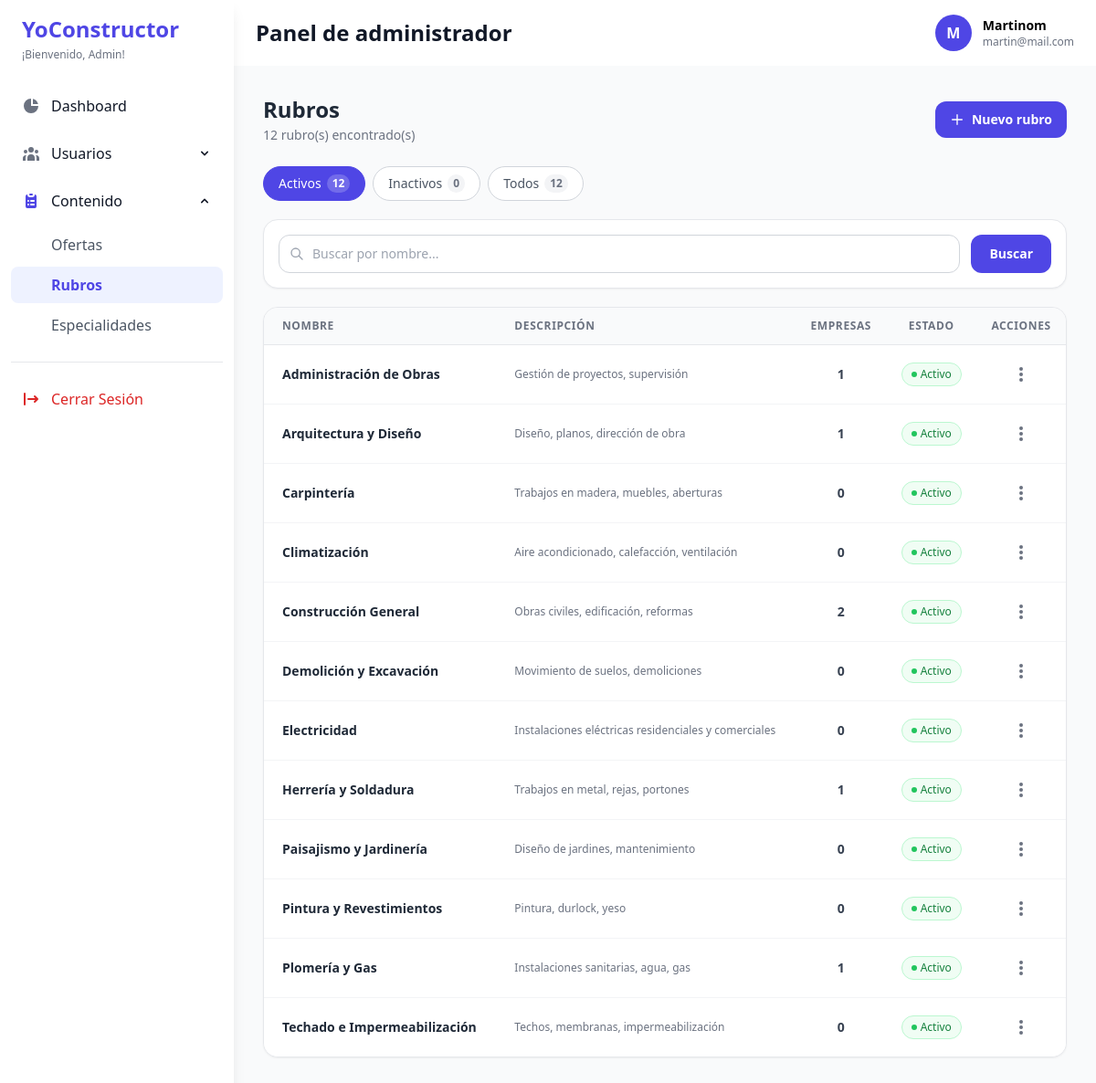
Page /admin-rubros.php (signed in) on the committed database.
### tables this page shows
CREATE TABLE `rubros` (
  `id_rubro` int(11) NOT NULL,
  `nombre` varchar(100) NOT NULL,
  `descripcion` text DEFAULT NULL,
  `icono` varchar(50) DEFAULT NULL COMMENT 'Nombre del icono para UI',
  `estado` tinyint(1) DEFAULT 1,
  `orden` int(11) DEFAULT 0 COMMENT 'Para ordenar en el frontend'
);

### admin-rubros.php (the view, shortened to what this page needs)
<?php
include("conexion.php");
$buscar   = trim($_GET['q']      ?? '');
$estado   = $_GET['estado']      ?? 'activo';
$page_num = max(1, intval($_GET['pag'] ?? 1));
$per_page = 15;
$offset   = ($page_num - 1) * $per_page;
$where = ["1=1"];
if ($estado === 'activo')   $where[] = "estado=1";
$wsql = implode(' AND ', $where);
$total_res   = mysqli_fetch_assoc(mysqli_query($conexion, "SELECT COUNT(*) c FROM rubros WHERE $wsql"))['c'] ?? 0;
$res         = mysqli_query(
    $conexion,
    "SELECT r.*, (SELECT COUNT(*) FROM empresa WHERE id_rubro=r.id_rubro) AS uso
     FROM rubros r WHERE $wsql ORDER BY nombre ASC LIMIT $per_page OFFSET $offset"
);
$cnt_activos   = mysqli_fetch_assoc(mysqli_query($conexion, "SELECT COUNT(*) c FROM rubros WHERE estado=1"))['c'] ?? 0;
$cnt_inactivos = mysqli_fetch_assoc(mysqli_query($conexion, "SELECT COUNT(*) c FROM rubros WHERE estado=0"))['c'] ?? 0;
include("sidebar-admin.php");
?>
<div class="min-h-screen bg-gray-50 p-6 md:p-8">
    <div class="flex flex-col sm:flex-row sm:items-center sm:justify-between gap-3 mb-6">
        <div>
            <h1 class="text-2xl font-bold text-gray-800">Rubros</h1>
            <p class="text-gray-500 text-sm mt-0.5"><?= $total_res ?> rubro(s) encontrado(s)</p>
        </div>
        <button onclick="abrirModalForm('crear')"
            class="inline-flex items-center gap-2 px-4 py-2.5 bg-indigo-600 hover:bg-indigo-700 text-white text-sm font-semibold rounded-xl transition">
            <svg class="w-4 h-4" fill="none" stroke="currentColor" viewBox="0 0 24 24">
                <path stroke-linecap="round" stroke-linejoin="round" stroke-width="2" d="M12 4v16m8-8H4" />
            </svg>
            Nuevo rubro
        </button>
    </div>
    <div class="flex flex-wrap gap-2 mb-5">
        <?php foreach (['activo' => ['Activos', $cnt_activos], 'inactivo' => ['Inactivos', $cnt_inactivos], 'todos' => ['Todos', $cnt_activos + $cnt_inactivos]] as $val => [$label, $cnt]):
            $active = $estado === $val;
            $cls = $active ? 'bg-indigo-600 text-white border-indigo-600' : 'bg-white text-gray-600 border-gray-300 hover:bg-gray-50'; ?>
            <a href="?<?= http_build_query(array_merge($_GET, ['estado' => $val, 'pag' => 1])) ?>"
                class="inline-flex items-center gap-1.5 px-4 py-2 rounded-full border text-sm font-medium transition <?= $cls ?>">
                <?= $label ?>
                <span class="<?= $active ? 'bg-white/20 text-white' : 'bg-gray-100 text-gray-500' ?> text-xs px-1.5 py-0.5 rounded-full font-semibold"><?= $cnt ?></span>
            </a>
        <?php endforeach; ?>
    </div>
    <form method="GET" class="bg-white border border-gray-200 rounded-2xl shadow-sm p-4 mb-5">
        <div class="flex gap-3">
            <div class="relative flex-1">
                <svg class="absolute left-3 top-1/2 -translate-y-1/2 w-4 h-4 text-gray-400" fill="none" stroke="currentColor" viewBox="0 0 24 24">
                    <path stroke-linecap="round" stroke-linejoin="round" stroke-width="2" d="M21 21l-6-6m2-5a7 7 0 11-14 0 7 7 0 0114 0z" />
                </svg>
                <input type="text" name="q" value="<?= htmlspecialchars($buscar) ?>" placeholder="Buscar por nombre..."
                    class="w-full pl-9 pr-3 py-2.5 border border-gray-300 rounded-xl text-sm focus:outline-none focus:ring-2 focus:ring-indigo-500 transition">
            </div>
            <button type="submit" class="px-5 py-2.5 bg-indigo-600 hover:bg-indigo-700 text-white text-sm font-semibold rounded-xl transition">Buscar</button>
        </div>
    </form>
    <div class="bg-white border border-gray-200 rounded-2xl shadow-sm overflow-hidden min-h-[450px] flex flex-col">
    <div class="overflow-x-auto flex-grow">
        <table class="w-full text-sm">
            <thead>
                <tr class="border-b border-gray-200 bg-gray-50">
                    <th class="text-left px-5 py-3 text-xs font-semibold text-gray-500 uppercase tracking-wider">Nombre</th>
                    <th class="text-left px-5 py-3 text-xs font-semibold text-gray-500 uppercase tracking-wider hidden md:table-cell">Descripción</th>
                    <th class="text-center px-4 py-3 text-xs font-semibold text-gray-500 uppercase tracking-wider">Empresas</th>
                    <th class="text-center px-4 py-3 text-xs font-semibold text-gray-500 uppercase tracking-wider">Estado</th>
                    <th class="text-center px-4 py-3 text-xs font-semibold text-gray-500 uppercase tracking-wider">Acciones</th>
                </tr>
            </thead>
            <tbody class="divide-y divide-gray-100 bg-white">
                <?php if (!$res || mysqli_num_rows($res) === 0): ?>
                    <tr>
                        <td colspan="5" class="px-5 py-12 text-center">
                            <p class="text-gray-400 text-sm">No hay rubros<?= $estado === 'inactivo' ? ' inactivos' : ($estado === 'activo' ? ' activos' : '') ?></p>
                            <?php if ($buscar): ?>
                                <a href="?estado=<?= $estado ?>" class="text-xs text-indigo-600 hover:underline mt-2 inline-block font-medium">Limpiar búsqueda</a>
                            <?php endif; ?>
                        </td>
                    </tr>
                <?php else: while ($r = mysqli_fetch_assoc($res)): ?>
                    <tr class="hover:bg-gray-50 transition <?= $r['estado'] ? '' : 'opacity-60 bg-gray-50/50' ?>">
                        <td class="px-5 py-4">
                            <p class="font-semibold text-gray-800"><?= htmlspecialchars($r['nombre']) ?></p>
                        </td>
                        <td class="px-5 py-4 hidden md:table-cell">
                            <p class="text-xs text-gray-500 max-w-xs line-clamp-1">
                                <?= htmlspecialchars($r['descripcion'] ?: 'Sin descripción disponible') ?>
                            </p>
                        </td>
                        <td class="px-4 py-4 text-center font-semibold text-gray-700">
                            <?= $r['uso'] ?>
                        </td>
                        <td class="px-4 py-4 text-center">
                            <?php if ($r['estado']): ?>
                                <span class="inline-flex items-center gap-1 px-2.5 py-1 bg-green-50 text-green-700 border border-green-200 rounded-full text-xs font-medium">
                                    <span class="w-1.5 h-1.5 bg-green-500 rounded-full"></span>Activo
                                </span>
                            <?php else: ?>
                                <span class="inline-flex items-center gap-1 px-2.5 py-1 bg-gray-100 text-gray-500 border border-gray-300 rounded-full text-xs font-medium">
                                    <span class="w-1.5 h-1.5 bg-gray-400 rounded-full"></span>Inactivo
                                </span>
                            <?php endif; ?>
                        </td>
                        <td class="px-4 py-4 text-center">
                            <div class="relative inline-block text-left">
                                <button type="button"
                                    onclick="toggleDropdown(event, 'drop-rubro-<?= $r['id_rubro'] ?>')"
                                    class="flex items-center justify-center w-8 h-8 text-gray-500 rounded-full hover:bg-gray-100 focus:outline-none transition mx-auto">
                                    <svg class="w-5 h-5" fill="currentColor" viewBox="0 0 20 20">
                                        <path d="M10 6a2 2 0 110-4 2 2 0 010 4zM10 12a2 2 0 110-4 2 2 0 010 4zM10 18a2 2 0 110-4 2 2 0 010 4z" />
                                    </svg>
                                </button>
                            </div>
                        </td>
                    </tr>
                <?php endwhile; endif; ?>
            </tbody>
        </table>
    </div>
</div>
</div>
</main>
</div>

### rows in the picture
rubros: nombre "Administración de Obras", descripcion "Gestión de proyectos, supervisión", uso "1", estado 1 (drawn)
rubros: nombre "Arquitectura y Diseño", descripcion "Diseño, planos, dirección de obra", uso "1", estado 1 (drawn)
rubros: nombre "Carpintería", descripcion "Trabajos en madera, muebles, aberturas", uso "0", estado 1 (drawn)
rubros: nombre "Climatización", descripcion "Aire acondicionado, calefacción, ventilación", uso "0", estado 1 (drawn)
rubros: nombre "Construcción General", descripcion "Obras civiles, edificación, reformas", uso "2", estado 1 (drawn)
rubros: nombre "Demolición y Excavación", descripcion "Movimiento de suelos, demoliciones", uso "0", estado 1 (drawn)
rubros: nombre "Electricidad", descripcion "Instalaciones eléctricas residenciales y comerciales", uso "0", estado 1 (drawn)
rubros: nombre "Herrería y Soldadura", descripcion "Trabajos en metal, rejas, portones", uso "1", estado 1 (drawn)
rubros: nombre "Paisajismo y Jardinería", descripcion "Diseño de jardines, mantenimiento", uso "0", estado 1 (drawn)
rubros: nombre "Pintura y Revestimientos", descripcion "Pintura, durlock, yeso", uso "0", estado 1 (drawn)
rubros: nombre "Plomería y Gas", descripcion "Instalaciones sanitarias, agua, gas", uso "1", estado 1 (drawn)
rubros: nombre "Techado e Impermeabilización", descripcion "Techos, membranas, impermeabilización", uso "0", estado 1 (drawn)

### other values in the picture
substr($admin_nombre, 0, 1) "M"
$admin_nombre "Martinom"
$admin_email "martin@mail.com"
$total_res "12"
$label "Activos"
$cnt "12"
$label "Inactivos"
$cnt "0"
$label "Todos"
